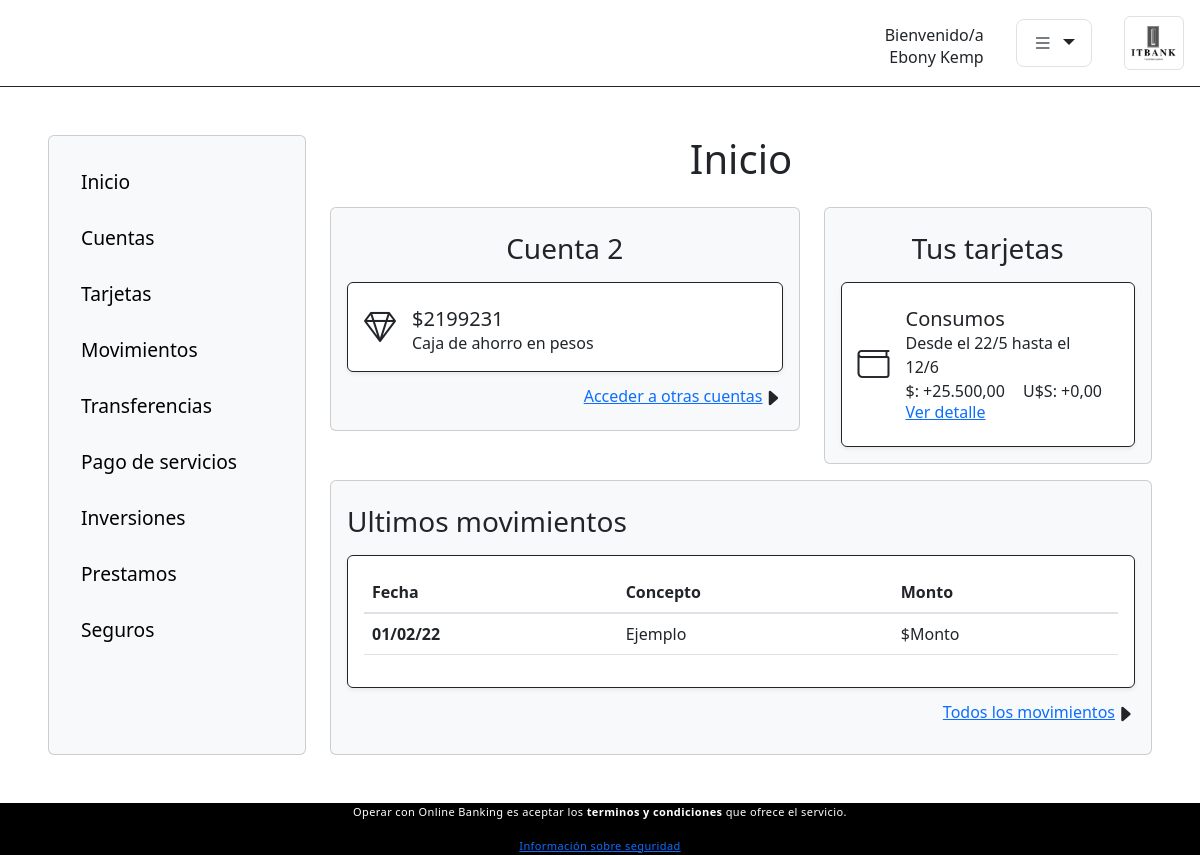
/cuentas/2/ (signed in), run on the app's committed database.
### Login/models.py (models this page shows)
class User(AbstractUser):
    cliente = models.ForeignKey(Cliente, on_delete=models.CASCADE, blank=True, null=True)
    empleado = models.ForeignKey(Empleado, on_delete=models.CASCADE, blank=True, null=True)

### Clientes/models.py (models this page shows)
class Cliente(models.Model):
    customer_id = models.AutoField(primary_key=True)
    customer_name = models.TextField()
    customer_surname = models.TextField()  # This field type is a guess.
    customer_dni = models.TextField(db_column='customer_DNI')  # Field name made lowercase.
    dob = models.TextField(blank=True, null=True)
    branch_id = models.ForeignKey('Clientes.Sucursal', related_name= 'cliente', on_delete=models.CASCADE)
    tipo = models.ForeignKey('TiposDeCliente', on_delete=models.CASCADE,blank=True, null=True)
    class Meta:
        db_table = 'cliente'
    def __str__(self):
        return '{} {}'.format(self.customer_name,self.customer_surname)

### Cuentas/models.py (models this page shows, shortened)
class Cuenta(models.Model):
    account_id = models.AutoField(primary_key=True)
    customer_id = models.IntegerField()
    balance = models.IntegerField()
    iban = models.TextField()
    tipo = models.ForeignKey('TiposDeCuenta',related_name = 'cuentas', on_delete=models.CASCADE, blank=True, null=True)
    class Meta:
        db_table = 'cuenta'

class TiposDeCuenta(models.Model):
    tipo_id = models.AutoField(primary_key=True, blank=True)
    nombre_cuenta = models.TextField()
    class Meta:
        db_table = 'tipos_de_cuenta'

### Cuentas/views.py (the view)
# urls.py: path('<int:cuenta_id>/', views.index, name='index'),
@login_required
def index(request, cuenta_id):
    cuentas = Cuenta.objects.filter(customer_id = request.user.cliente.customer_id).order_by('account_id')
    for indice, elem in enumerate(cuentas):
        cuenta = cuentas[indice == cuenta_id + 1]
    if cuenta_id > len(cuentas):
        messages.error(request, 'Cuenta no existente')
        return HttpResponseRedirect(reverse('Cuentas:index', args=(1,)))
    else:
        return render(request, 'cuentas/index.html', {'cuenta':cuenta, 'id':cuenta_id})

### Cuentas/templates/cuentas/index.html (shortened to what this page needs)
{% extends 'inicio/base.html' %}
{% load static %}
{% block aside %}
{% include 'inicio/aside.html' %}
{% endblock %}
{% block content-size %} 'col-9' {% endblock %}
{% block title %} Inicio {% endblock %}
{% block content %}
<div class="row gx-4">
    <div class="col-lg-7 col-12">
      <div class="card p-3 mt-3 bg-light">
        <div class="my-2">
          {% if id == 1 %}
          <h3 class = 'text-center'>Tu cuenta principal</h3>
          {% else %}
          <h3 class = 'text-center'>Cuenta {{id}}</h3>
          {% endif %}
        </div>
        <div
          class="bg-white border border-dark card-body shadow-sm rounded d-flex align-items-center">
          <i class="bi bi-gem"></i>
          <div class="d-flex align-self-center flex-column mx-3 mt-2">
            <h5 class="p-0 m-0">${{cuenta.balance}}</h5>
            <p class="p-0 m-0">{{ cuenta.tipo.nombre_cuenta}}</p>
          </div>
        </div>
        <div class="d-flex mt-2 align-items-center justify-content-end">
            <a class="h6 m-0 p-0" href={% url 'cuentas:cuentas' id%}>Acceder a otras cuentas</a>
            <i class="bi bi-caret-right-fill fs-5 mt-1"></i>
          </div>
      </div>
    </div>
    <div class="col-lg-5 col-12">
      <div class="card p-3 mt-3 bg-light">
        <div class="my-2">
          <h3 class = 'text-center'>Tus tarjetas</h3>
        </div>
        <div
          class="bg-white border border-dark card-body shadow-sm rounded d-flex align-items-center"
        >
        <i class="bi bi-wallet"></i>
        <div class="d-flex align-self-center flex-column mx-3 mt-2">
          <h5 class="p-0 m-0">Consumos</h5>
          <p class="p-0 m-0">Desde el 22/5 hasta el 12/6</p>
          <span class="d-flex justify-content-between">
            <p class="p-0 m-0">$: +25.500,00</p>
            <p class="p-0 m-0">U$S: +0,00</p>
          </span>
          <a class="h6" href="">Ver detalle</a>
        </div>
      </div>
      </div>
    </div>
  </div>
  <div class="card p-3 mt-3 bg-light">
    <div class="my-2">
      <h3>Ultimos movimientos</h3>
    </div>
    <div class="bg-white border border-dark card-body shadow-sm rounded d-flex align-items-center">
      <table class="table">
        <thead>
          <tr>
            <th class="border-top-0" scope="col">Fecha</th>
            <th class="border-top-0" scope="col">Concepto</th>
            <th class="border-top-0" scope="col">Monto</th>
          </tr>
        </thead>
        <tbody>
          <tr>
            <th scope="row">01/02/22</th>
            <td>Ejemplo</td>
            <td>$Monto</td>
          </tr>
        </tbody>
      </table>
    </div>
    <div class="my-2 d-flex justify-content-end flecha">
      <div class="d-flex align-items-center">
        <a class="h6 m-0 p-0">Todos los movimientos</a>
        <i class="bi bi-caret-right-fill fs-5 mt-1"></i>
      </div>
    </div>
  </div>
</div>
{% endblock %}

### Inicio/templates/inicio/base.html (shortened to what this page needs)
<!DOCTYPE html>
<html lang="en">
  <head>
    {% load static %}
    <link
      rel="stylesheet"
      href="https://cdn.jsdelivr.net/npm/bootstrap@4.6.1/dist/css/bootstrap.min.css"
    />
    <link
      rel="stylesheet"
      href="https://cdn.jsdelivr.net/npm/bootstrap-icons@1.8.2/font/bootstrap-icons.css"
    />
    <link rel="stylesheet" href="{% static 'css/styles.css' %}" />
    <link
      href="https://cdn.jsdelivr.net/npm/bootstrap@5.2.0-beta1/dist/css/bootstrap.min.css"
      rel="stylesheet"
    />
  </head>
  <body>
    {% if not request.user.is_superuser%}
    <header class="mb-5 border-bottom border-dark d-flex flex-row-reverse">
      <a href= {% if not request.user.is_authenticated %} "{% url 'home:home' %}" {% else %}  "{% url 'cuentas:index' id %}" {% endif %}><img
        src="{% static 'img/logo.png' %}"
        alt="Logo itbank"
        class="img-fluid m-3 img-thumbnail iconpress float"
      />
    </a>
      <div class="dropdown dropdown-center align-self-center mx-3">
        <button
          class="btn btn-lg dropdown-toggle border border-1"
          type="button"
          id="dropdownMenuButton1"
          data-bs-toggle="dropdown"
          aria-expanded="false"
        >
          <i class="bi bi-list"></i>
        </button>
      </div>
      <div class="d-flex align-self-center flex-column mx-3 mt-2">
        <h6 class="align-self-end p-0 m-0">Bienvenido/a</h6>
      {% if not request.user.is_authenticated %}
      {% else %}
        <p class="align-self-end p-0 m-0">{{ request.user.cliente }}</p>
      </div>
      {% endif %}
    </header>
    {% else  %}
    <header> </header>
    {% endif %}
    <main>
      <div class="container-fluid my-5 px-5">
        <div class="row">
          {% block aside %} {% endblock %}
        <div class={% block content-size %} 'col-12' {% endblock%}>
          <h1 class="text-center">{% block title %} {% endblock %}</h1>
        {% block content %}
        {% endblock %}
            </div>
      </div>
    </main>
    <footer role="contentinfo">
      <p class= 'center'>
        Operar con Online Banking es aceptar los
        <b>terminos y condiciones </b> que ofrece el servicio.
      </p>
      <a href="#">Información sobre seguridad</a>
    </footer>
  </body>
</html>

### Inicio/static/css/styles.css (style rules this page uses)
header img { width: 60px; }
header i { font-size: 1em; }
footer { background-color: black; display: block; font-size: 11px; font-weight: 400; line-height: 18px; letter-spacing: .4px; color: white; width: 100%; bottom: 40px; left: 0; text-align: center; }
i { font-size: 2em; }

### data on the page
User: user.cliente "Ebony Kemp"
Cuenta: balance "2199231", tipo.nombre_cuenta "Caja de ahorro en pesos"

### other printed values
{{ id }} "2"
